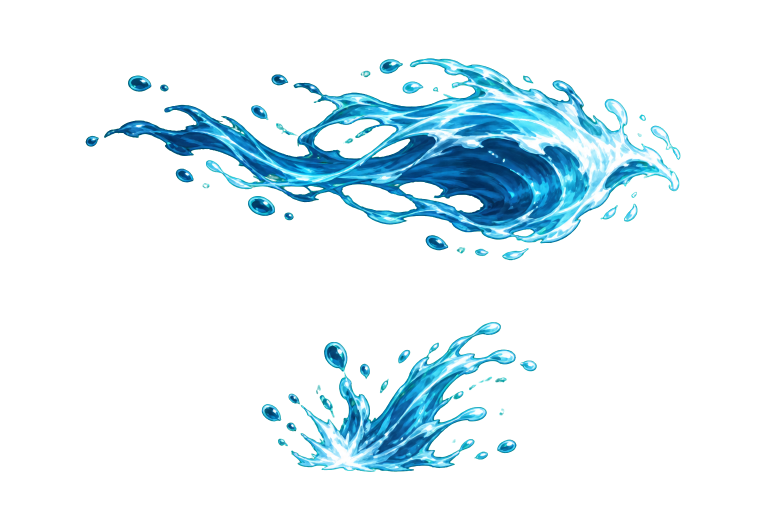
#> input picture SteriaBuild/VFXSource/AnhierTextureCombat/imagegen_masters/sea/keyed/SeaFarHit-master-rgba-v1.png, 1536 x 1024 px (shown at 1/2 size); its folder holds only this picture in this run
$ python split_farhit.py
#> lines starting #> are read from the running program, lines starting #| are printed output that depends on the picture
from pathlib import Path
import hashlib,json,sys
import numpy as np
from PIL import Image, ImageDraw

ROOT=Path(__file__).resolve().parent
version=sys.argv[1] if len(sys.argv)>1 else "v1"
im=Image.open(ROOT/"keyed"/("SeaFarHit-master-rgba-"+version+".png")).convert("RGBA")
#> im is the input picture: PIL image 1536x1024 RGBA; mean R, G, B, A 10.3, 25, 30.7, 38.5
a=np.array(im)[...,3]
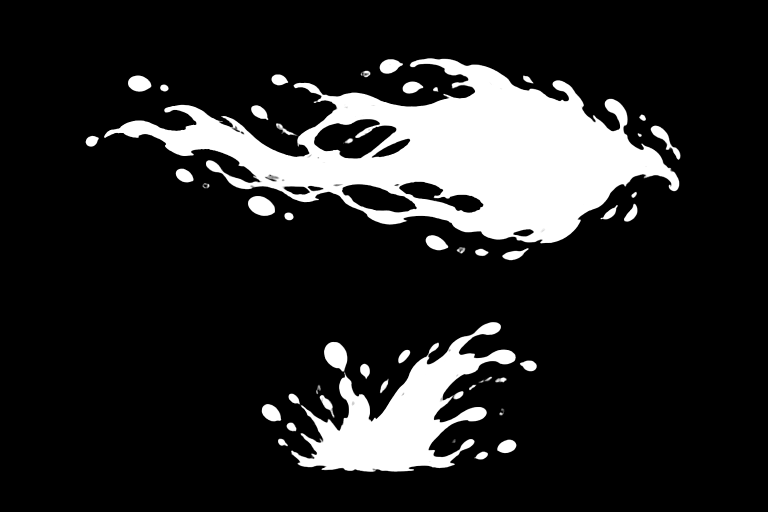
#> a: shape (1024, 1536) (shown at 1/2 size); min 0, max 255, mean 38.5
gap=(535,625) if version=="v1" else (540,580)
assert not np.any(a[gap[0]:gap[1]]), "FarHit and splash are not independently separable"
manifest={"composition":"SeaFarHit-master-rgba-"+version+".png","transparent_separation_source_y":list(gap),"elements":[]}
for name,region in [("SeaFarHit-body",(0,0,im.width,580)),("SeaFarHit-splash",(0,580,im.width,im.height))]:
    part=im.crop(region)
    box=part.getbbox()
    padded=(max(0,box[0]-12),max(0,box[1]-12),min(part.width,box[2]+12),min(part.height,box[3]+12))
    crop=part.crop(padded)
    out=ROOT/"keyed"/(name+"-rgba-"+version+".png")
    crop.save(out)
    q=Image.new("RGB",(1200,800))
    d=ImageDraw.Draw(q)
    sc=crop.copy()
    sc.thumbnail((1100,320),Image.Resampling.LANCZOS)
    for i,color in enumerate([(24,27,36),(223,221,213)]):
        d.rectangle((0,400*i,1200,400*(i+1)),fill=color)
        q.paste(sc,((1200-sc.width)//2,400*i+60),sc)
        d.text((20,400*i+20),name+" | "+("DARK" if i==0 else "LIGHT"),fill=(170,176,188) if i==0 else (54,57,65))
    qa=ROOT/"qa"/(name+"-light-dark-"+version+".png")
    q.save(qa)
    source_box=[region[0]+padded[0],region[1]+padded[1],region[0]+padded[2],region[1]+padded[3]]
    manifest["elements"].append({"name":name,"path":str(out),"dimensions":list(crop.size),"crop_source_box":source_box,"sha256":hashlib.sha256(out.read_bytes()).hexdigest(),"qa":str(qa)})
#> this loop made 2 passes
#> (box, source_box) on pass 1: ((171, 116, 1362, 521), [159, 104, 1374, 533])
#> (box, padded, source_box) on pass 2: ((523, 64, 1074, 364), (511, 52, 1086, 376), [511, 632, 1086, 956])
#> pass 1, `part=im.crop(region)`:
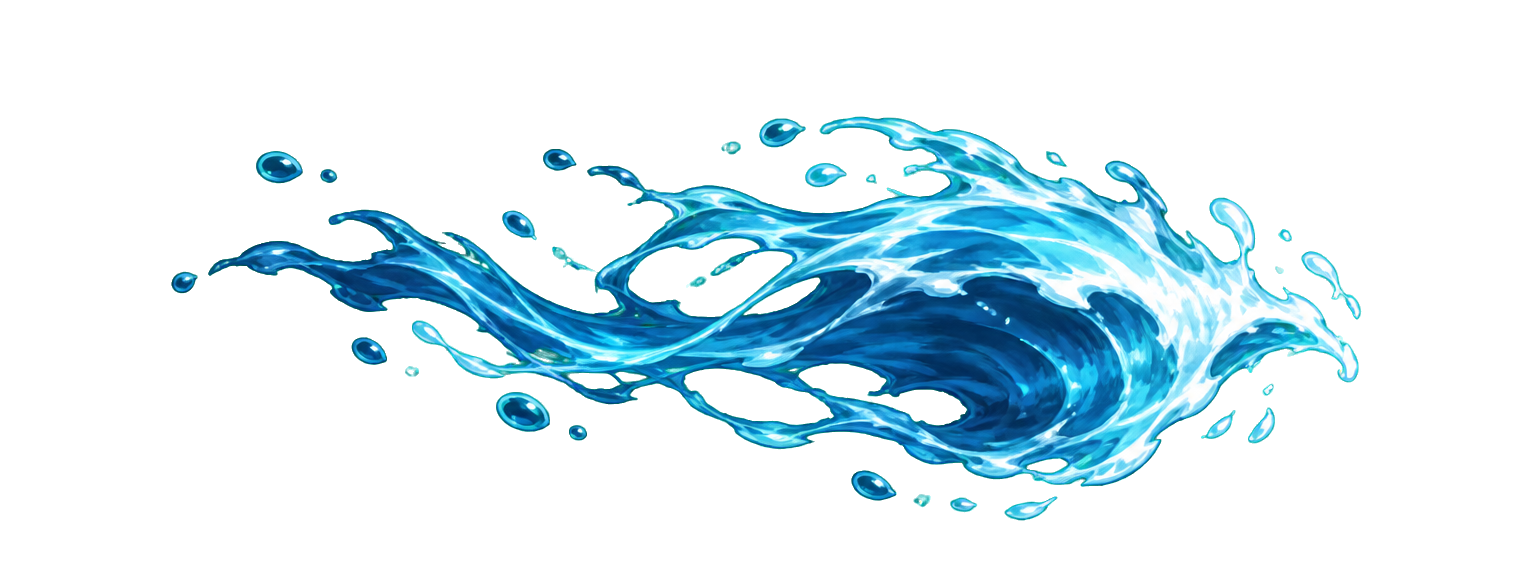
#> part: PIL image 1536x580 RGBA; mean R, G, B, A 13.4, 32.9, 40.9, 52.1; transparent parts drawn white
#> pass 1, `crop=part.crop(padded)`:
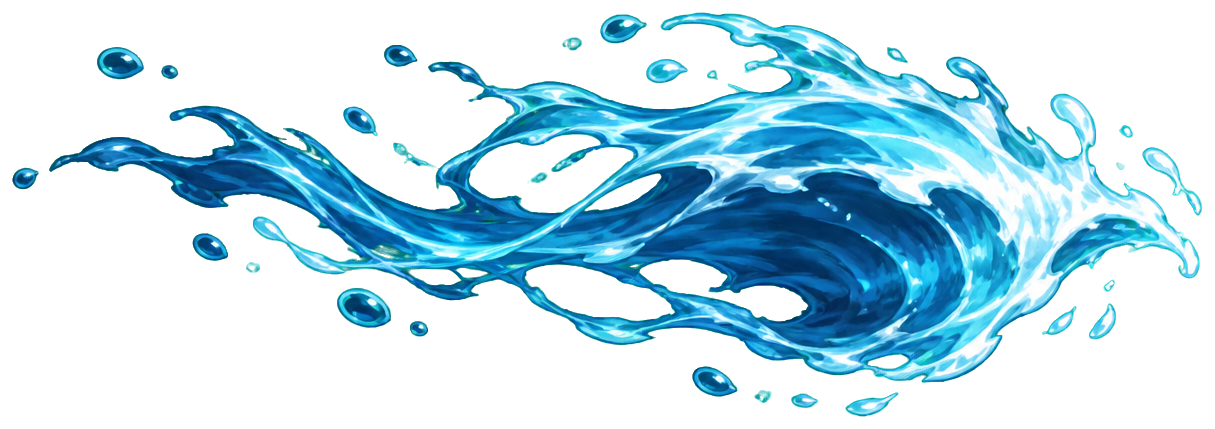
#> crop: PIL image 1215x429 RGBA; mean R, G, B, A 23, 56.3, 69.9, 89.1; transparent parts drawn white
#> pass 1, `q.save(qa)`:
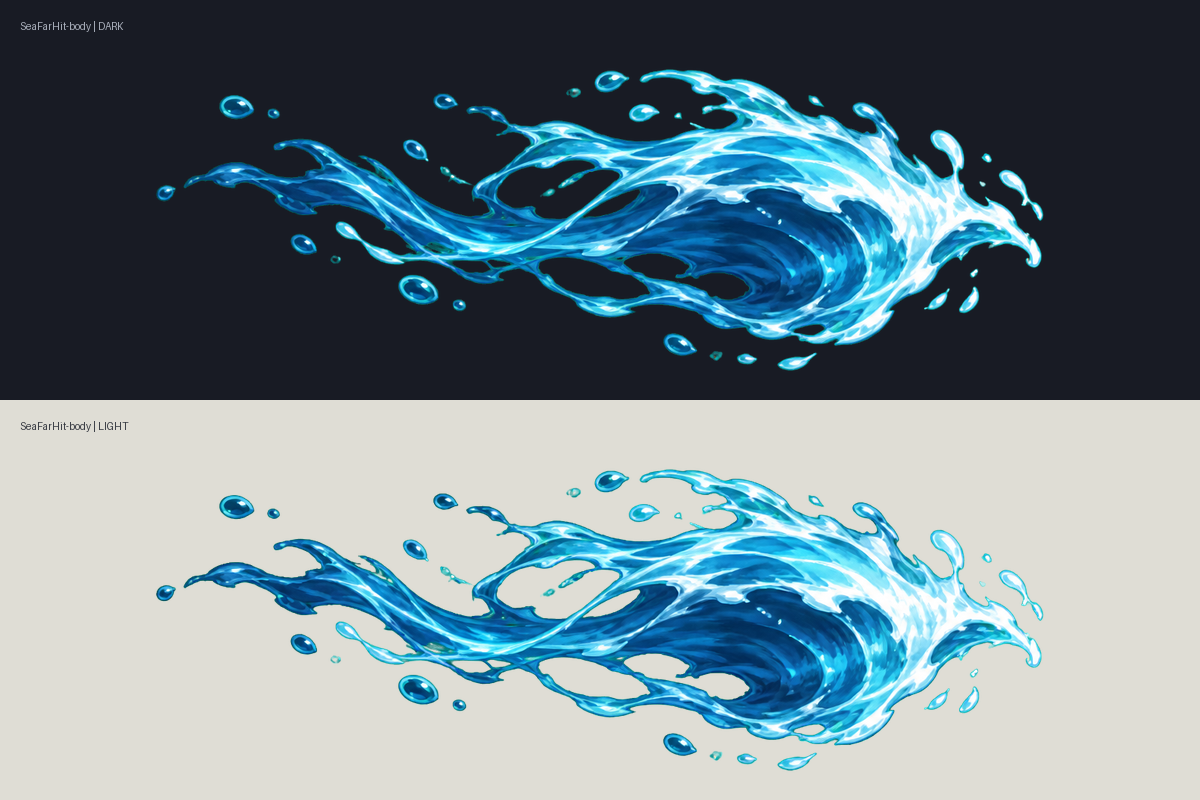
#> saved as SeaFarHit-body-light-dark-v1.png: PIL image 1200x800 RGB; mean R, G, B 111.2, 131, 139.7
#> after the loop:
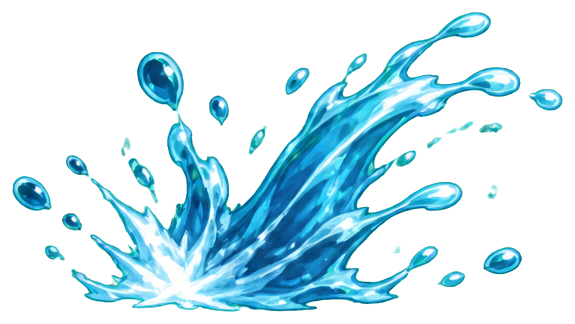
#> crop: PIL image 575x324 RGBA; mean R, G, B, A 22.8, 53.7, 63.5, 75.6; transparent parts drawn white
#> after the loop:
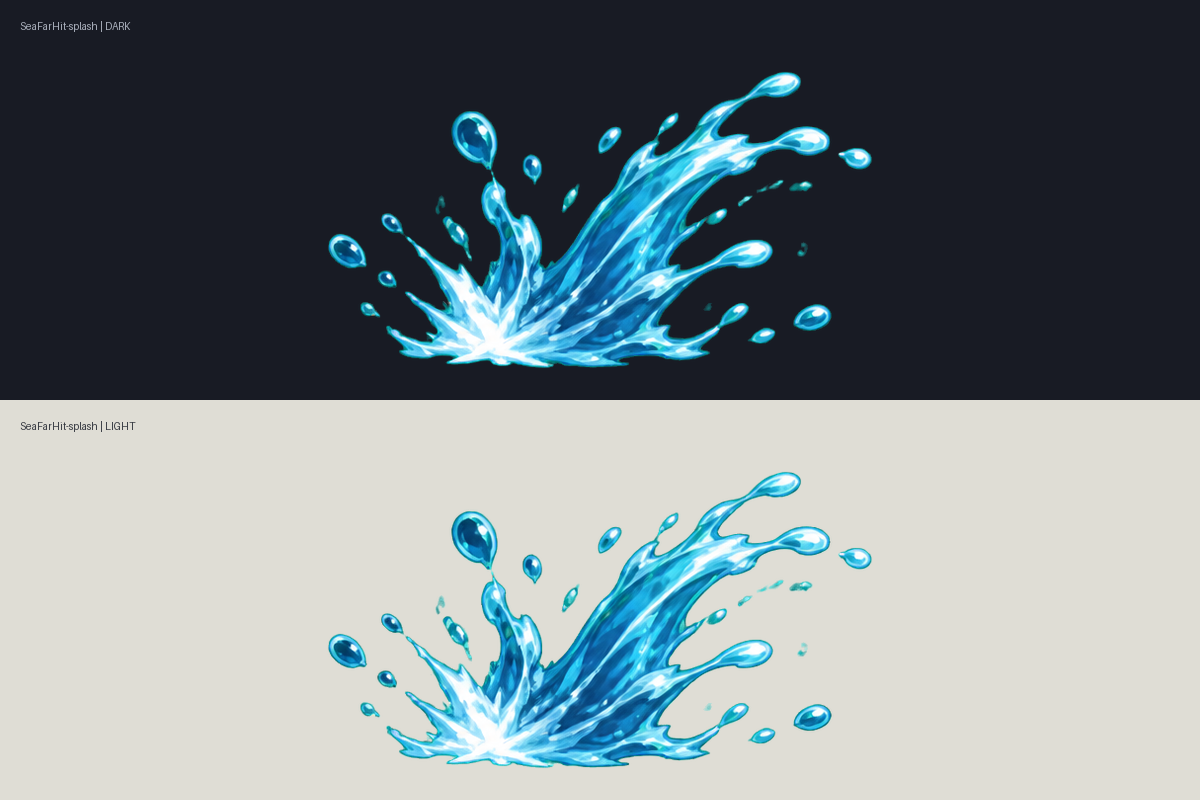
#> q: PIL image 1200x800 RGB; mean R, G, B 118.2, 129.6, 133.8
#> after the loop:
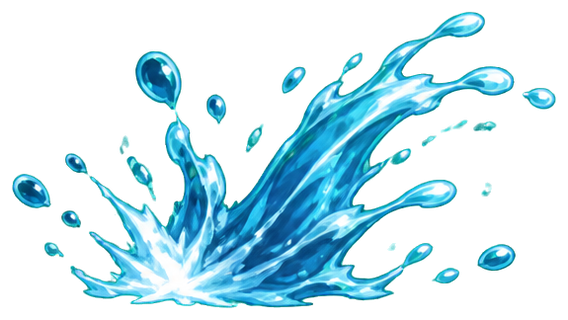
#> sc: PIL image 568x320 RGBA; mean R, G, B, A 23.2, 57.9, 67.7, 75.7; transparent parts drawn white
(ROOT/"qa"/("SeaFarHit-elements-"+version+".json")).write_text(json.dumps(manifest,indent=2),encoding="utf-8")
print(json.dumps(manifest,indent=2))
